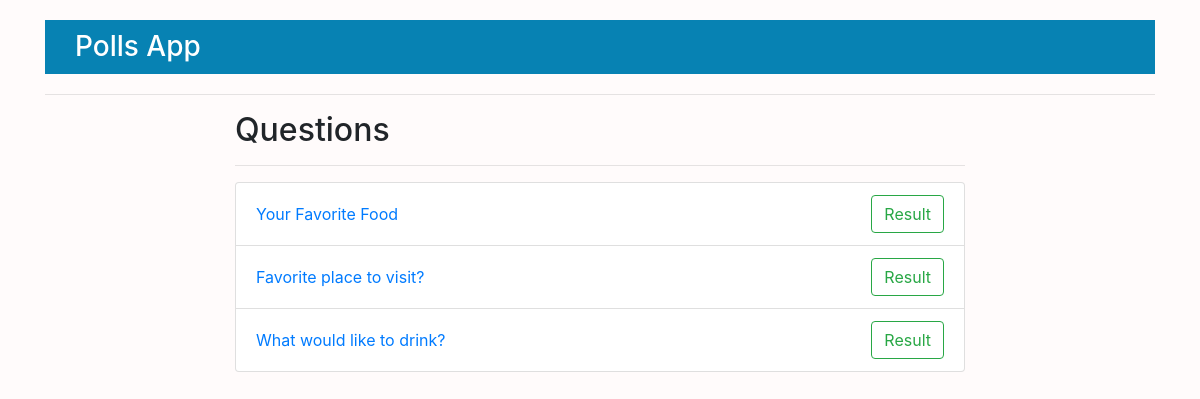
Screenshot of /polls/ with the database file from the repository.
### polls/models.py (models this page shows, shortened)
class Question(models.Model):
    question_text = models.CharField(max_length=200)
    pub_date = models.DateTimeField('date published')
    def was_published_recently(self):
        now = timezone.now()
        return now - datetime.timedelta(days=1) <= self.pub_date <= now
    was_published_recently.admin_order_field = 'pub_date'
    was_published_recently.boolean = True
    was_published_recently.short_description = 'Published Recently?'

### polls/views.py (the view)
# urls.py: path('', views.IndexView.as_view(), name='index'),
class IndexView(generic.ListView):
    template_name = 'polls/index.html'
    context_object_name = 'latest_question_list'
    def get_queryset(self):
        return Question.objects.filter(pub_date__lte = timezone.now()).order_by('-pub_date')[:5]

### polls/templates/polls/index.html
{% extends 'polls/base.html' %}
{% block content %}
{% if latest_question_list %}
<div class="questions">
    <h2>Questions</h2>
    <hr>
    <ol class="list-group">
        {% for question in latest_question_list %}
        <li class="list-group-item d-flex justify-content-between align-items-center">
            <a href="{% url 'polls:detail' question.id %}">{{ question.question_text }}</a>
            <a class="btn btn-outline-success" href="{% url 'polls:results' question.id %}">Result</a>
        </li>
        {% endfor %}
    </ol>
</div>
{% else %}
<p>No Polls are available.</p>
{% endif %}
{% endblock content%}

### polls/static/polls/style.css (style rules this page uses)
body { background-color: rgb(255, 251, 251); }

### rows the page displays
Question: question_text "Your Favorite Food"
Question: question_text "Favorite place to visit?"
Question: question_text "What would like to drink?"
